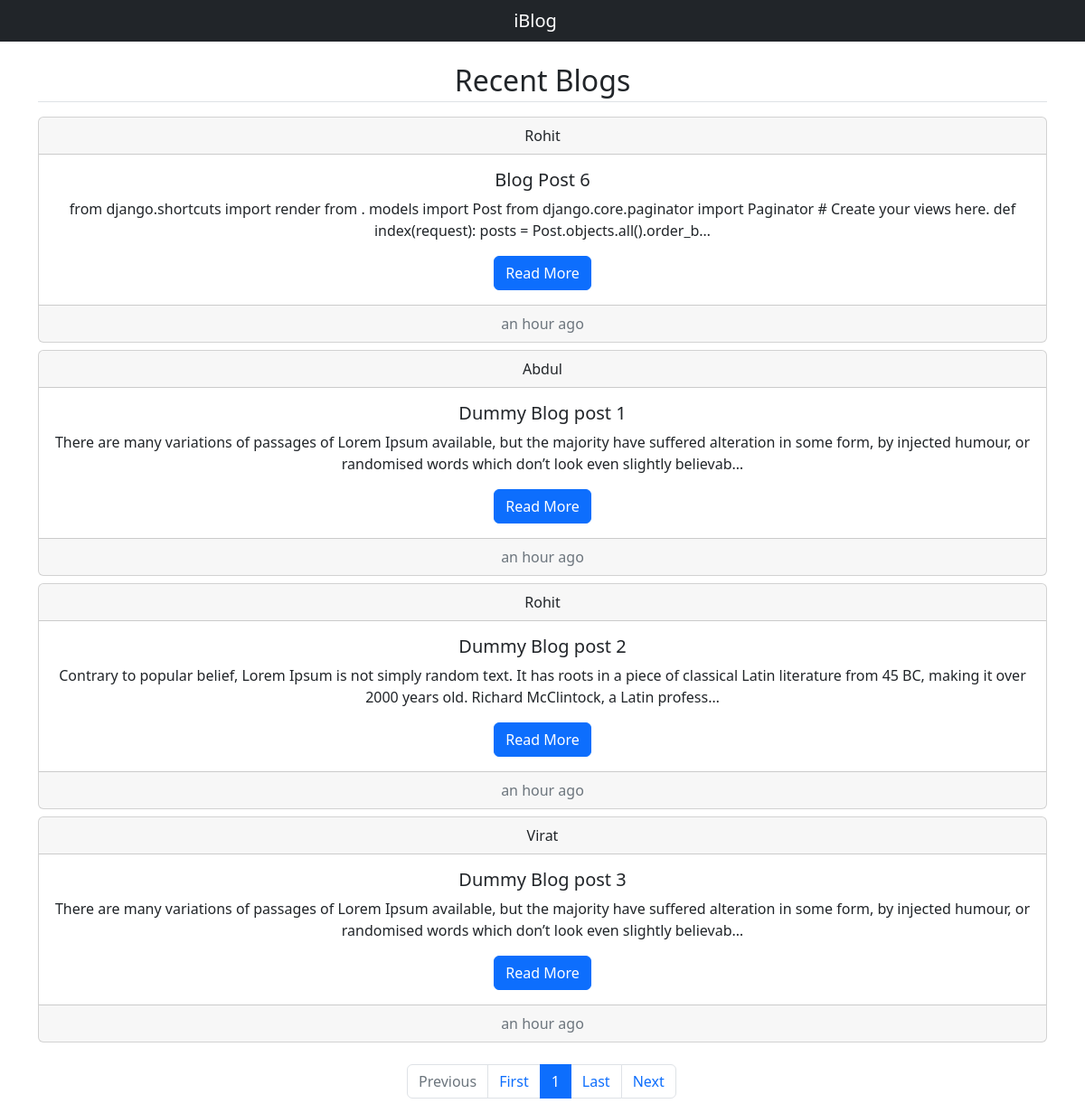
The page / on the database its author committed.
### blogApp/models.py (models this page shows, shortened)
class Post(models.Model):
    author = models.ForeignKey(User, on_delete=models.CASCADE)
    title = models.CharField(max_length=50, blank=False, null=False)
    content = models.TextField()
    date_of_creation = models.DateTimeField(default=datetime.now())

### blogApp/views.py (the view)
# urls.py: path('', views.index, name="Index"),
def index(request):
    blogPosts = Post.objects.all().order_by('date_of_creation').reverse()
    paginator = Paginator(blogPosts, 4)
    page_number = request.GET.get('page_no')
    posts = paginator.get_page(page_number)
    context = {'posts': posts}
    return render(request, 'index.html', context)

### blogApp/templates/index.html (shortened to what this page needs)
{% extends 'base.html' %}
{% load humanize %}
{% block body %}
  <div class="container my-4">
    <h2 class="text-center my-3 border-bottom pb-1">Recent Blogs</h2>
    {% for post in posts %}
      <div class="card text-center my-2">
        <div class="card-header">{{post.author}}</div>
        <div class="card-body">
          <h5 class="card-title">{{post.title|truncatechars:50}}</h5>
          <p class="card-text">{{post.content|truncatechars:200}}</p>
          <a href="{% url 'blogPost' post.title post.id %}" class="btn btn-primary">Read More</a>
        </div>
        <div class="card-footer text-muted">{{post.date_of_creation|naturaltime}}</div>
      </div>
    {% endfor %}
  </div>
  <div class="w-25 mx-auto">
    <nav aria-label="...">
      <ul class="pagination">
        <li class="page-item {% if not posts.has_previous %}disabled{% endif %}">
          <a {% if posts.has_previous %}href="?page_no={{posts.previous_page_number}}"{% endif %}  class="page-link">Previous</a>
        </li>
        <li class="page-item"><a href="?page_no=1" class="page-link">First</a></li>
        <li class="page-item active" aria-current="page"><a class="page-link">{{posts.number}}</a></li>
        <li class="page-item"><a href="?page_no={{posts.paginator.num_pages}}" class="page-link">Last</a></li>
        <li class="page-item {% if not posts.has_next %}disabled{% endif %}"><a {% if posts.has_next %} href="?page_no={{posts.next_page_number}}" {% endif %}class="page-link">Next</a></li>
      </ul>
    </nav>
  </div>
{% endblock body %}

### blogApp/templates/base.html (shortened to what this page needs)
{% load static %}
<!DOCTYPE html>
<html lang="en">
<head>
    <link rel="stylesheet" href="{% static 'CSS/style.css' %}">
</head>
<body>
    <nav class="navbar navbar-expand-lg bg-dark navbar-dark">
        <div class="container-fluid d-block text-center">
          <a class="navbar-brand" href="{% url 'Index' %}">iBlog</a>
        </div>
      </nav>
      {% block body %}{% endblock body %}
</body>
</html>

### rows shown on the page
Post: author "Rohit", title "Blog Post 6", content "from django.shortcuts import render from . models import Post from django.core.paginator import Paginator # Create your views here. def index(request): posts = Post.objects.all().order_b…", date_of_creation "an hour ago"
Post: author "Abdul", title "Dummy Blog post 1", content "There are many variations of passages of Lorem Ipsum available, but the majority have suffered alteration in some form, by injected humour, or randomised words which don’t look even slightly believab…", date_of_creation "an hour ago"
Post: author "Rohit", title "Dummy Blog post 2", content "Contrary to popular belief, Lorem Ipsum is not simply random text. It has roots in a piece of classical Latin literature from 45 BC, making it over 2000 years old. Richard McClintock, a Latin profess…", date_of_creation "an hour ago"
Post: author "Virat", title "Dummy Blog post 3", content "There are many variations of passages of Lorem Ipsum available, but the majority have suffered alteration in some form, by injected humour, or randomised words which don’t look even slightly believab…", date_of_creation "an hour ago"

### other values the page prints
{{ posts.number }} "1"
